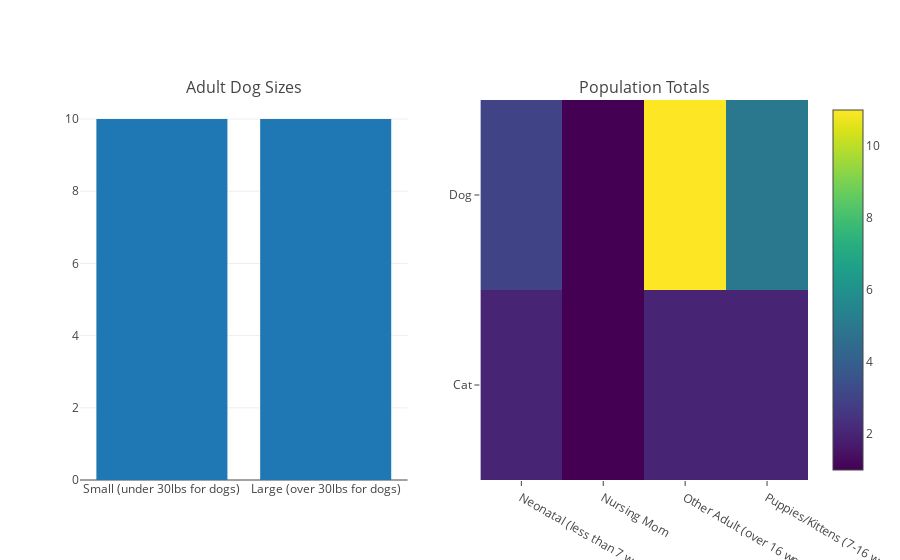

Notebook code for this chart:
### Code cell
from plotly import tools
vals = df.groupby('Species')['Group'].value_counts().sort_index()
row_labels, col_labels = [x.tolist() for x in vals.keys().levels]
z = vals.values.reshape(2, 4)
heatmap = go.Heatmap(z=z, x=col_labels, y=row_labels, colorscale='Viridis')
hist = go.Histogram(x=df[df['Species'] == 'Dog']['Size'])
fig = tools.make_subplots(rows=1, cols=2, subplot_titles=('Adult Dog Sizes', 'Population Totals'))
fig.append_trace(hist, 1, 1)
fig.append_trace(heatmap, 1, 2)
iplot(fig)

### Figure 1 — Plotly figure (JSON) as saved in the notebook; plotly's stock layout.template omitted (floating-point values rounded to 4 significant figures)
{"data": [{"type": "histogram", "uid": "0b1ae5c3-ce87-446a-b9a2-5e5b38f183bc", "x": ["Small (under 30lbs for dogs)", "Small (under 30lbs for dogs)", "Small (under 30lbs for dogs)", "Small (under 30lbs for dogs)", "Small (under 30lbs for dogs)", "Large (over 30lbs for dogs)", "Large (over 30lbs for dogs)", "Large (over 30lbs for dogs)", "Large (over 30lbs for dogs)", "Large (over 30lbs for dogs)", "Large (over 30lbs for dogs)", "Large (over 30lbs for dogs)", "Large (over 30lbs for dogs)", "Large (over 30lbs for dogs)", "Large (over 30lbs for dogs)", "Small (under 30lbs for dogs)", "Small (under 30lbs for dogs)", "Small (under 30lbs for dogs)", "Small (under 30lbs for dogs)", "Small (under 30lbs for dogs)"], "xaxis": "x", "yaxis": "y"}, {"colorscale": "Viridis", "type": "heatmap", "uid": "b2b7cb28-5fd1-4620-a74a-a42e383bf035", "x": ["Neonatal (less than 7 weeks)", "Nursing Mom", "Other Adult (over 16 weeks)", "Puppies/Kittens (7-16 weeks - inclusive)"], "xaxis": "x2", "y": ["Cat", "Dog"], "yaxis": "y2", "z": [[2, 1, 2, 2], [3, 1, 11, 5]]}], "layout": {"annotations": [{"font": {"size": 16}, "showarrow": false, "text": "Adult Dog Sizes", "x": 0.225, "xanchor": "center", "xref": "paper", "y": 1, "yanchor": "bottom", "yref": "paper"}, {"font": {"size": 16}, "showarrow": false, "text": "Population Totals", "x": 0.775, "xanchor": "center", "xref": "paper", "y": 1, "yanchor": "bottom", "yref": "paper"}], "xaxis": {"anchor": "y", "domain": [0, 0.45]}, "xaxis2": {"anchor": "y2", "domain": [0.55, 1]}, "yaxis": {"anchor": "x", "domain": [0, 1]}, "yaxis2": {"anchor": "x2", "domain": [0, 1]}}}
